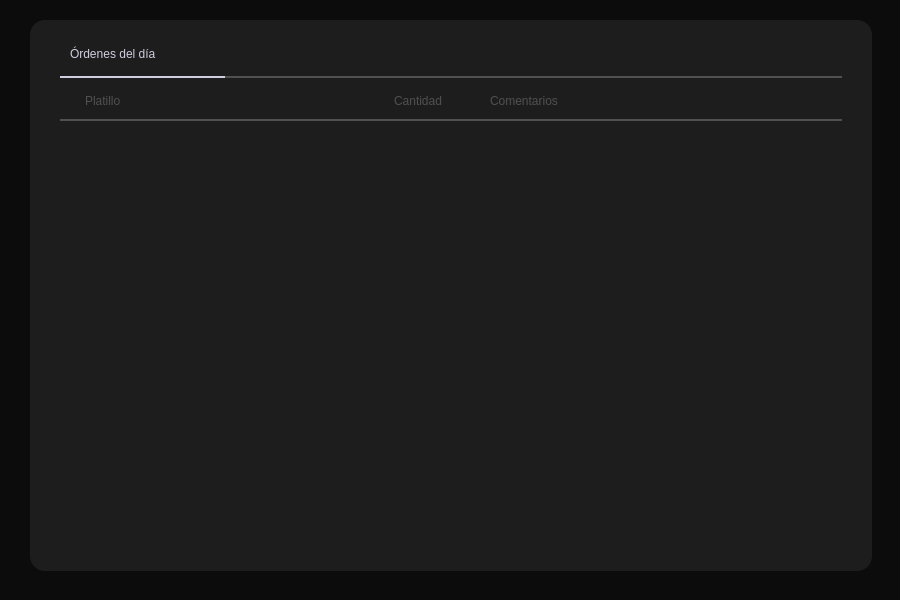
<?xml version="1.0" encoding="UTF-8"?>
<ui version="4.0">
 <class>principal_cocinero</class>
 <widget class="QMainWindow" name="principal_cocinero">
  <property name="geometry">
   <rect>
    <x>0</x>
    <y>0</y>
    <width>900</width>
    <height>600</height>
   </rect>
  </property>
  <property name="minimumSize">
   <size>
    <width>0</width>
    <height>3</height>
   </size>
  </property>
  <property name="windowTitle">
   <string>MainWindow</string>
  </property>
  <property name="styleSheet">
   <string notr="true">background-color: #0C0C0C;</string>
  </property>
  <widget class="QWidget" name="centralwidget">
   <widget class="QFrame" name="frame">
    <property name="geometry">
     <rect>
      <x>30</x>
      <y>20</y>
      <width>842</width>
      <height>551</height>
     </rect>
    </property>
    <property name="styleSheet">
     <string notr="true">background-color: #1D1D1D;
border-radius: 15px;</string>
    </property>
    <property name="frameShape">
     <enum>QFrame::StyledPanel</enum>
    </property>
    <property name="frameShadow">
     <enum>QFrame::Raised</enum>
    </property>
    <layout class="QGridLayout" name="gridLayout">
     <property name="leftMargin">
      <number>30</number>
     </property>
     <property name="topMargin">
      <number>20</number>
     </property>
     <property name="rightMargin">
      <number>30</number>
     </property>
     <property name="bottomMargin">
      <number>20</number>
     </property>
     <property name="spacing">
      <number>10</number>
     </property>
     <item row="0" column="0">
      <layout class="QVBoxLayout" name="verticalLayout">
       <property name="spacing">
        <number>8</number>
       </property>
       <item>
        <layout class="QHBoxLayout" name="horizontalLayout_3">
         <item>
          <spacer name="horizontalSpacer_6">
           <property name="orientation">
            <enum>Qt::Horizontal</enum>
           </property>
           <property name="sizeType">
            <enum>QSizePolicy::Fixed</enum>
           </property>
           <property name="sizeHint" stdset="0">
            <size>
             <width>10</width>
             <height>20</height>
            </size>
           </property>
          </spacer>
         </item>
         <item>
          <widget class="QLabel" name="label">
           <property name="minimumSize">
            <size>
             <width>143</width>
             <height>28</height>
            </size>
           </property>
           <property name="styleSheet">
            <string notr="true">font: 75 14pt &quot;Noto Serif&quot;;
color:#D0CDE0;</string>
           </property>
           <property name="text">
            <string>Órdenes del día</string>
           </property>
          </widget>
         </item>
         <item>
          <spacer name="horizontalSpacer_5">
           <property name="orientation">
            <enum>Qt::Horizontal</enum>
           </property>
           <property name="sizeHint" stdset="0">
            <size>
             <width>40</width>
             <height>20</height>
            </size>
           </property>
          </spacer>
         </item>
        </layout>
       </item>
       <item>
        <layout class="QHBoxLayout" name="horizontalLayout_2">
         <property name="spacing">
          <number>0</number>
         </property>
         <item>
          <widget class="Line" name="line_3">
           <property name="minimumSize">
            <size>
             <width>165</width>
             <height>2</height>
            </size>
           </property>
           <property name="maximumSize">
            <size>
             <width>165</width>
             <height>2</height>
            </size>
           </property>
           <property name="styleSheet">
            <string notr="true">background-color: #D0CDE0;</string>
           </property>
           <property name="orientation">
            <enum>Qt::Horizontal</enum>
           </property>
          </widget>
         </item>
         <item>
          <widget class="Line" name="line">
           <property name="minimumSize">
            <size>
             <width>570</width>
             <height>2</height>
            </size>
           </property>
           <property name="maximumSize">
            <size>
             <width>16777215</width>
             <height>2</height>
            </size>
           </property>
           <property name="styleSheet">
            <string notr="true">background-color: #505050;</string>
           </property>
           <property name="orientation">
            <enum>Qt::Horizontal</enum>
           </property>
          </widget>
         </item>
        </layout>
       </item>
       <item>
        <spacer name="verticalSpacer">
         <property name="orientation">
          <enum>Qt::Vertical</enum>
         </property>
         <property name="sizeType">
          <enum>QSizePolicy::Fixed</enum>
         </property>
         <property name="sizeHint" stdset="0">
          <size>
           <width>20</width>
           <height>5</height>
          </size>
         </property>
        </spacer>
       </item>
       <item>
        <layout class="QHBoxLayout" name="horizontalLayout">
         <item>
          <spacer name="horizontalSpacer_4">
           <property name="orientation">
            <enum>Qt::Horizontal</enum>
           </property>
           <property name="sizeType">
            <enum>QSizePolicy::Fixed</enum>
           </property>
           <property name="sizeHint" stdset="0">
            <size>
             <width>25</width>
             <height>20</height>
            </size>
           </property>
          </spacer>
         </item>
         <item>
          <widget class="QLabel" name="label_2">
           <property name="sizePolicy">
            <sizepolicy hsizetype="Fixed" vsizetype="Preferred">
             <horstretch>0</horstretch>
             <verstretch>0</verstretch>
            </sizepolicy>
           </property>
           <property name="styleSheet">
            <string notr="true">font: 75 11pt &quot;Noto Serif&quot;;
color:#505050;</string>
           </property>
           <property name="text">
            <string>Platillo</string>
           </property>
          </widget>
         </item>
         <item>
          <spacer name="horizontalSpacer">
           <property name="orientation">
            <enum>Qt::Horizontal</enum>
           </property>
           <property name="sizeHint" stdset="0">
            <size>
             <width>265</width>
             <height>20</height>
            </size>
           </property>
          </spacer>
         </item>
         <item>
          <widget class="QLabel" name="label_3">
           <property name="sizePolicy">
            <sizepolicy hsizetype="Fixed" vsizetype="Preferred">
             <horstretch>0</horstretch>
             <verstretch>0</verstretch>
            </sizepolicy>
           </property>
           <property name="styleSheet">
            <string notr="true">font: 75 11pt &quot;Noto Serif&quot;;
color:#505050;</string>
           </property>
           <property name="text">
            <string>Cantidad</string>
           </property>
          </widget>
         </item>
         <item>
          <spacer name="horizontalSpacer_2">
           <property name="orientation">
            <enum>Qt::Horizontal</enum>
           </property>
           <property name="sizeType">
            <enum>QSizePolicy::Fixed</enum>
           </property>
           <property name="sizeHint" stdset="0">
            <size>
             <width>40</width>
             <height>20</height>
            </size>
           </property>
          </spacer>
         </item>
         <item>
          <widget class="QLabel" name="label_4">
           <property name="sizePolicy">
            <sizepolicy hsizetype="Fixed" vsizetype="Preferred">
             <horstretch>0</horstretch>
             <verstretch>0</verstretch>
            </sizepolicy>
           </property>
           <property name="minimumSize">
            <size>
             <width>101</width>
             <height>0</height>
            </size>
           </property>
           <property name="styleSheet">
            <string notr="true">font: 75 11pt &quot;Noto Serif&quot;;
color:#505050;</string>
           </property>
           <property name="text">
            <string>Comentarios</string>
           </property>
          </widget>
         </item>
         <item>
          <spacer name="horizontalSpacer_3">
           <property name="orientation">
            <enum>Qt::Horizontal</enum>
           </property>
           <property name="sizeType">
            <enum>QSizePolicy::Expanding</enum>
           </property>
           <property name="sizeHint" stdset="0">
            <size>
             <width>200</width>
             <height>20</height>
            </size>
           </property>
          </spacer>
         </item>
        </layout>
       </item>
       <item>
        <widget class="Line" name="line_2">
         <property name="minimumSize">
          <size>
           <width>750</width>
           <height>2</height>
          </size>
         </property>
         <property name="maximumSize">
          <size>
           <width>16777215</width>
           <height>2</height>
          </size>
         </property>
         <property name="styleSheet">
          <string notr="true">background-color: #505050;</string>
         </property>
         <property name="orientation">
          <enum>Qt::Horizontal</enum>
         </property>
        </widget>
       </item>
       <item>
        <widget class="QScrollArea" name="scrollArea_10">
         <property name="minimumSize">
          <size>
           <width>770</width>
           <height>300</height>
          </size>
         </property>
         <property name="styleSheet">
          <string notr="true">border:none;</string>
         </property>
         <property name="lineWidth">
          <number>0</number>
         </property>
         <property name="widgetResizable">
          <bool>true</bool>
         </property>
         <widget class="QWidget" name="scrollAreaWidgetContents_10">
          <property name="geometry">
           <rect>
            <x>0</x>
            <y>0</y>
            <width>780</width>
            <height>406</height>
           </rect>
          </property>
          <layout class="QGridLayout" name="gridLayout_11">
           <item row="0" column="0">
            <layout class="QGridLayout" name="observarPlatillos">
             <property name="leftMargin">
              <number>0</number>
             </property>
             <property name="spacing">
              <number>0</number>
             </property>
            </layout>
           </item>
          </layout>
         </widget>
        </widget>
       </item>
      </layout>
     </item>
    </layout>
   </widget>
   <zorder>line</zorder>
   <zorder>label</zorder>
   <zorder>line_2</zorder>
   <zorder>line_3</zorder>
   <zorder>label_2</zorder>
   <zorder>label_4</zorder>
   <zorder>label_3</zorder>
   <zorder>horizontalSpacer</zorder>
   <zorder>horizontalSpacer_2</zorder>
   <zorder>horizontalSpacer_5</zorder>
   <zorder>frame</zorder>
  </widget>
 </widget>
 <resources/>
 <connections/>
</ui>
